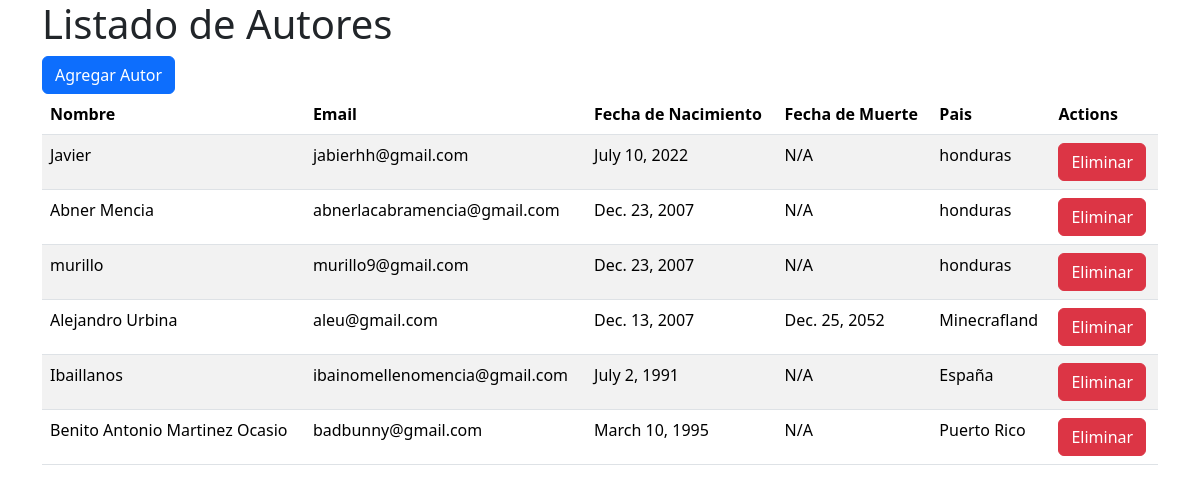
The page /author/list on the database as committed earlier.
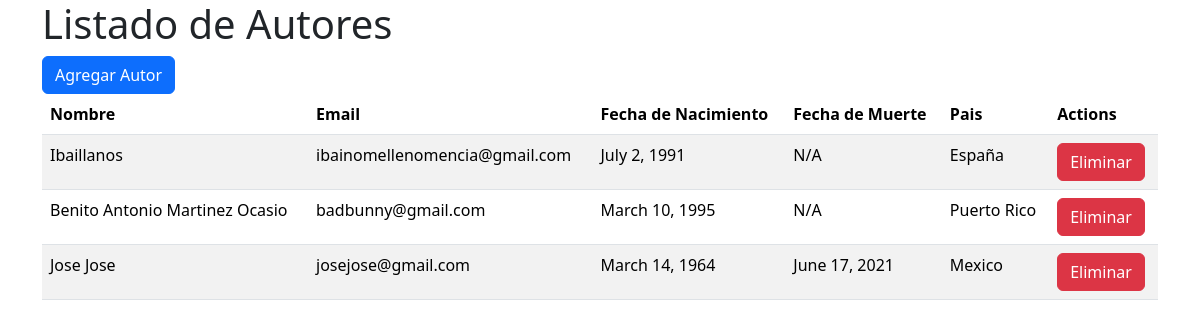
The same page on the database as committed later.
### General/models.py (models this page shows, shortened)
class Author(models.Model):
    id = models.UUIDField(primary_key=True, unique=True, blank=False, default=uuid4)
    name = models.CharField(max_length=100, blank=False)
    email = models.EmailField(unique=True, blank=False)
    born_date = models.DateField(blank=False)
    died_date = models.DateField(blank=True, null=True)
    country = models.CharField(max_length=100, blank=False)
    is_deleted = models.BooleanField(default=False)

### General/views.py (the view)
# urls.py: path('author/list', ListAuthors.as_view(), name="list_authors"),
class ListAuthors(views.View):
    def get(self, request:HttpRequest):
        authors = Author.objects.all()
        return render(request, 'author_list.html', {'authors': authors})

### General/templates/author_list.html (shortened to what this page needs)
{% extends 'base.html' %}
{% block body %}
<h1> Listado de Autores</h1>
<a href="{% url 'add_author' %}" class="btn btn-primary" > Agregar Autor</a>
<table class="table table-striped">
    <thead>
        <tr>
        <th scope="col">Nombre</th>
        <th scope="col">Email</th>
        <th scope="col">Fecha de Nacimiento</th>
        <th scope="col">Fecha de Muerte</th>
        <th scope="col">Pais</th>
        <th scope="col">Actions</th>
    </tr>
    </thead>
    <tbody>
        {% for author in authors %}
            <tr>
            <td>{{author.name}}</td>
            <td>{{author.email}}</td>
            <td>{{author.born_date}}</td>
            <td>
                {% if author.died_date %}
                {{author.died_date}}
                {%else %}
                    N/A
                {% endif%}
            </td>
            <td>{{author.country}}</td>
            <td>
                <button class="delete-btn btn btn-danger" data-author-id="{{author.id}}" >Eliminar</button>
            </td>
            </tr>
        {% endfor %}
    </tbody>
</table>
{% endblock body %}

### General/templates/base.html (shortened to what this page needs)
{% load static%}
<!DOCTYPE html>
<html lang="en">
<head>
    <link rel="stylesheet" href="{% static 'bootstrap/css/bootstrap.min.css' %}">
</head>
<body>
    <main class="container">
        {% block body %}
        {% endblock %}
    </main>
</body>
</html>

Rows that differ between the two databases and show on the page:
removed Author: name "Javier", email "jabierhh@gmail.com", born_date "July 10, 2022", shows "N/A", country "honduras"
removed Author: name "Abner Mencia", email "abnerlacabramencia@gmail.com", born_date "Dec. 23, 2007", shows "N/A", country "honduras"
removed Author: name "murillo", email "murillo9@gmail.com", born_date "Dec. 23, 2007", shows "N/A", country "honduras"
removed Author: name "Alejandro Urbina", email "aleu@gmail.com", born_date "Dec. 13, 2007", died_date "Dec. 25, 2052", country "Minecrafland"
added Author: name "Jose Jose", email "josejose@gmail.com", born_date "March 14, 1964", died_date "June 17, 2021", country "Mexico"
